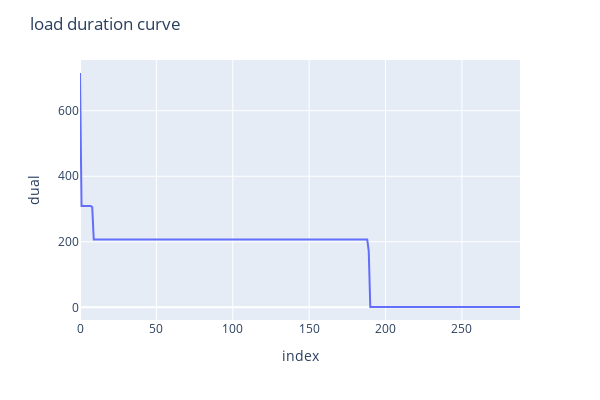

Source (notebook cell):
### Code cell
# dual_df = dual_dfs["balance_constraint"]
price_duration = dual_df.sort_values(by="dual", ascending=False).reset_index(names=["old_idx"])
fig = px.line(price_duration.reset_index(), x="index", y="dual", hover_data=["old_idx"])
fig.update_layout(width=600, height=400, title="load duration curve")

### Figure 1 — Plotly figure (JSON) as saved in the notebook; plotly's stock layout.template omitted (floating-point values rounded to 4 significant figures; data arrays with more than 128 entries replaced by an {"elided": "..."} marker saying what was removed)
{"data": [{"customdata": {"elided": "289x1 int values"}, "hovertemplate": "index=%{x}<br>dual=%{y}<br>old_idx=%{customdata[0]}<extra></extra>", "legendgroup": "", "line": {"color": "#636efa", "dash": "solid"}, "marker": {"symbol": "circle"}, "mode": "lines", "name": "", "orientation": "v", "showlegend": false, "type": "scatter", "x": {"elided": "289 int values"}, "xaxis": "x", "y": {"elided": "289 float values"}, "yaxis": "y"}], "layout": {"height": 400, "legend": {"tracegroupgap": 0}, "margin": {"t": 60}, "title": {"text": "load duration curve"}, "width": 600, "xaxis": {"anchor": "y", "domain": [0, 1], "title": {"text": "index"}}, "yaxis": {"anchor": "x", "domain": [0, 1], "title": {"text": "dual"}}}}
